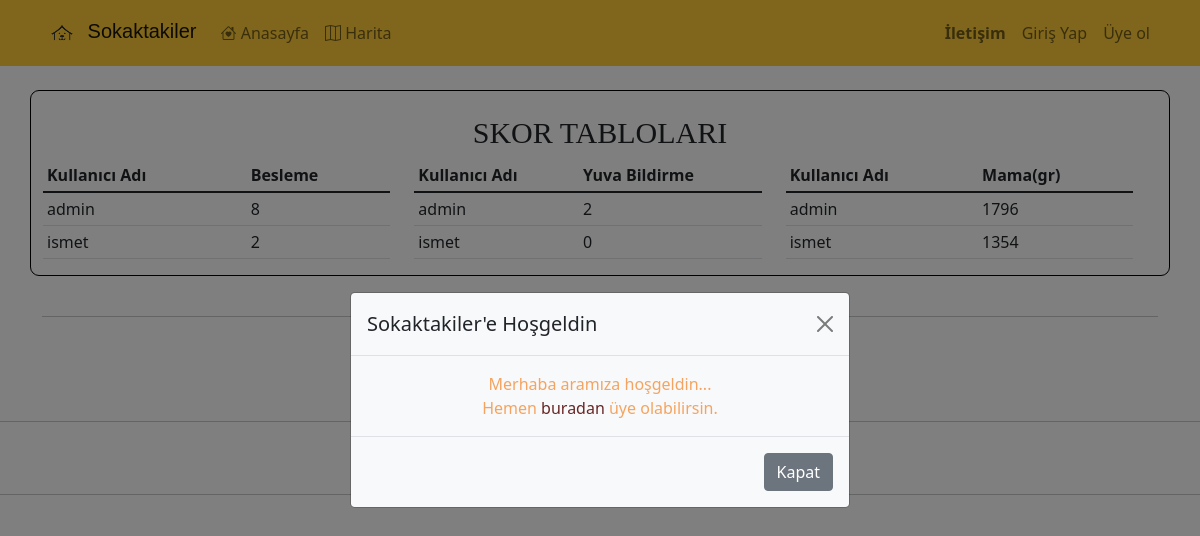
The app's page /, older data.
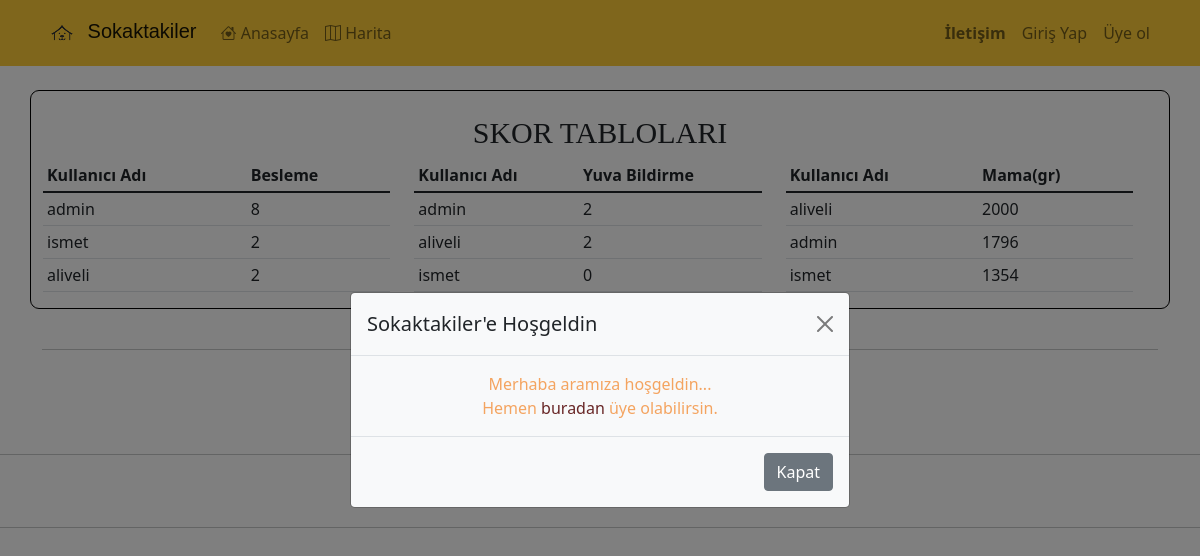
The same page, newer data.
### harita/models.py (models this page shows, shortened)
class Person(models.Model):
   username=models.CharField(max_length=25)
   beslemesayisi=models.IntegerField(default=0)
   bildirmesayisi=models.IntegerField(default=0)
   mamakilo=models.IntegerField(default=0)
   auth_token=models.CharField(max_length=100,null=True)
   class Meta:
       ordering = ['-beslemesayisi']

### harita/views.py (the view)
# urls.py: path('',views.WelcomeView.as_view(),name="home"),
class WelcomeView(TemplateView):
   template_name = "harita/index.html"
   def get_context_data(self, **kwargs):
      context = super().get_context_data(**kwargs)
      context['besleme'] = list(Person.objects.all())[:3]
      context['yuvabildirme'] = list(Person.objects.all().order_by('-bildirmesayisi'))[:3]
      context['mamakg'] = list(Person.objects.all().order_by('-mamakilo'))[:3]
      return context

### harita/templates/harita/index.html (shortened to what this page needs)
{% extends "base.html" %}
{% load static %}
{% block content %}
{% if not user.is_authenticated %}
<div class="modal fade" id="myModal" tabindex="-1" aria-labelledby="exampleModalLabel" aria-hidden="true">
   <div class="modal-dialog modal-dialog-centered">
     <div class="modal-content bg-light">
       <div class="modal-header">
         <h5 class="modal-title" id="exampleModalLabel">Sokaktakiler'e Hoşgeldin</h5>
         <button type="button" class="btn-close" data-bs-dismiss="modal" aria-label="close"></button>
       </div>
       <div class="modal-body my-modal-body">
         Merhaba aramıza hoşgeldin...
         <br>
         Hemen <a class="my-modal-link" href="{% url 'register' %}">buradan</a> üye olabilirsin.
       </div>
       <div class="modal-footer">
         <button type="button" class="btn btn-secondary" data-bs-dismiss="modal">Kapat</button>
       </div>
     </div>
   </div>
 </div>
{% endif %}
<div class="container mt-4">
   <div class="row border-black">
      <h5 class="text-center table-title mt-4">SKOR TABLOLARI</h5>
      <div class="row ">
         <div class="col-sm-4">
            <table class="table table-sm">
               <thead>
                  <th>Kullanıcı Adı</th>
                  <th>Besleme</th>
               </thead>
               <tbody>
                  {% for data in besleme %}
                  <tr>
                     <td>{{data.username}}</td>
                     <td>{{data.beslemesayisi}}</td>
                  </tr>
                  {% endfor %}
               </tbody>
            </table>
         </div>
         <div class="col-sm-4">
            <table class="table table-sm">
               <thead>
                  <th>Kullanıcı Adı</th>
                  <th>Yuva Bildirme</th>
               </thead>
               <tbody>
                  {% for data in yuvabildirme %}
                  <tr>
                     <td>{{data.username}}</td>
                     <td>{{data.bildirmesayisi}}</td>
                  </tr>
                  {% endfor %}
               </tbody>
            </table>
         </div>
         <div class="col-sm-4">
            <table class="table table-sm">
               <thead>
                  <th>Kullanıcı Adı</th>
                  <th>Mama(gr)</th>
               </thead>
               <tbody>
                  {% for data in mamakg %}
                  <tr>
                     <td>{{data.username}}</td>
                     <td>{{data.mamakilo}}</td>
                  </tr>
                  {% endfor %}
               </tbody>
            </table>
         </div>
      </div>
   </div>
   <br>
   <br>
   <div class="row loader-row">
      <div class="col-md-2 offset-md-5">
      </div>
   </div>
</div>
{% endblock %}

### templates/base.html (shortened to what this page needs)
{% load static %}
<!DOCTYPE html>
<html lang="en">
<head>
   <link rel="stylesheet" href="{% static 'css/base.css' %}">
   <link rel="stylesheet" href="{% static 'css/bootstrap.min.css' %}">
   <link rel="stylesheet" href="https://cdn.jsdelivr.net/npm/bootstrap-icons@1.8.1/font/bootstrap-icons.css">
</head>
<body>
   {% include 'partials/_navbar.html' %}
   {% block content %}
   {% endblock %}
   <footer class="myfooter">
      <em> &copy; Sokaktakiler </em>
   </footer>
   <hr class="mt-4 mb-4">
</body>
</html>

### templates/partials/_navbar.html (shortened to what this page needs)
{% load static %}
<nav class="navbar navbar-light navbar-expand-lg my-navbar">
   <div class="container">
      <a href="{% url 'home' %}" class="navbar-brand" style="font-family:Haettenschweiler, 'Arial Narrow Bold', sans-serif;">
         <img src="{% static 'img/logo.png' %}" alt="logo" >
         Sokaktakiler
      </a>
      <div class="collapse navbar-collapse" id="navbar">
         <ul class="navbar-nav me-auto">
            <li class="nav-item">
               <a href=" {% url 'home' %} " class="nav-link"><i class="bi bi-house-heart"></i> Anasayfa</a>
            </li>
            <li class="nav-item">
               <a href="{% url 'harita' %}" class="nav-link"><i class="bi bi-map"></i> Harita</a>
            </li>
         </ul>
         <ul class="navbar-nav ms-auto">
            <li class="nav-item">
               <a href="{% url 'iletisim' %}" class="nav-link"> <strong> İletişim</strong></a>
            </li>
            {% if not user.is_authenticated %}
            <li class="nav-item">
               <a href="{% url 'login' %}" class="nav-link">Giriş Yap</a>
            </li>
            <li class="nav-item">
               <a href="{% url 'register' %}" class="nav-link">Üye ol</a>
            </li>
            {% endif %}
         </ul>
      </div>
   </div>
</nav>

### static/css/base.css (style rules this page uses)
.my-navbar { background-color: #ffcd38; position: sticky; top: 0; z-index: 10; }
.border-black { border: 1px solid black; border-radius: 9px; }
.myfooter { text-align: center; position:static; bottom: 0; opacity: 0.4; }
.table-title { font-size: 30px; font-family: serif; text-align: center; }
.my-modal-body { color:sandybrown; text-align: center; }
.my-modal-link { color:rgb(104, 38, 38); text-decoration: none; }
.loader-row { height: 40px; }

Row changes from the older to the newer data that the page shows:
added Person: username "aliveli", beslemesayisi "2", bildirmesayisi "2", mamakilo "2000"
